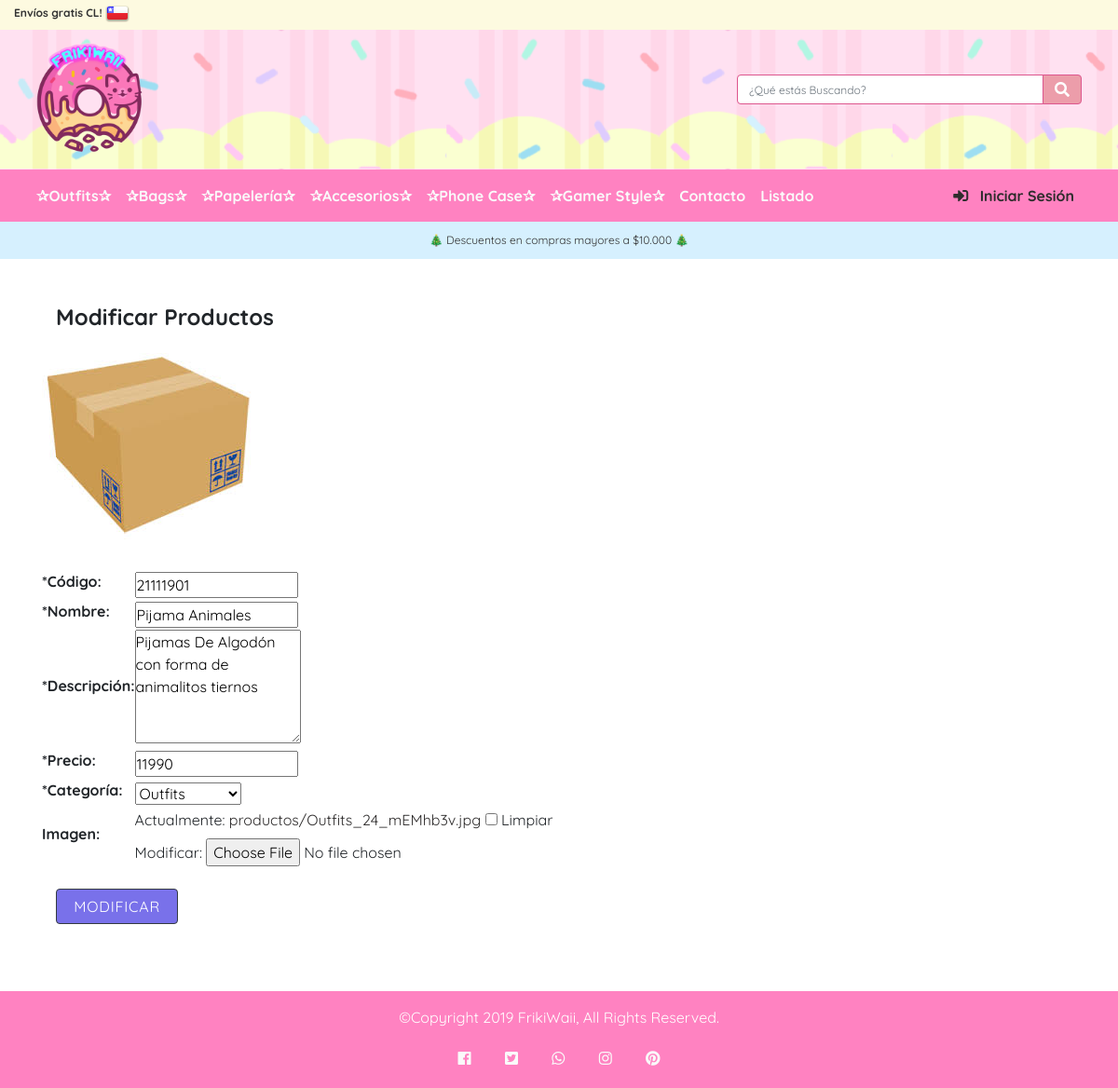
Screenshot of /modificar/5/ with the database file from the repository.
### core/models.py (models this page shows, shortened)
class Producto(models.Model):
    codigo = models.CharField(max_length=10, unique=True)
    nombre = models.CharField(max_length=100)
    descripcion = models.CharField(max_length=300)
    precio = models.IntegerField()
    categoria = models.ForeignKey(Categoria, on_delete= models.CASCADE)
    imagen = models.ImageField(upload_to="productos" , null= True, blank=True)

class Categoria(models.Model):
    nombre = models.CharField(max_length=20)
    descripcion = models.CharField(max_length=200)
    def __str__(self):
        return self.nombre

### core/views.py (the view)
# urls.py: path('modificar/<id>/', modificar, name="modificar"),
def modificar(request,id):
    producto = Producto.objects.get(id=id)
    data = {
        'form': ProductoForm(instance=producto)
    }
    if request.method == 'POST':
        formulario = ProductoForm(data=request.POST, instance=producto, files=request.FILES)
        if formulario.is_valid():
            formulario.save()
            data['mensaje']= "Modificado Correctamente"
        data['form']= ProductoForm(instance=Producto.objects.get(id=id))
    return render(request, 'core/modificar.html', data)

### core/forms.py
class ProductoForm(ModelForm):
    codigo = forms.CharField(widget=forms.TextInput(
        attrs={'placeholder':'Ingrese un código'}), required=True, min_length=3, max_length=20, label='*Código')
    nombre = forms.CharField(widget=forms.TextInput(
        attrs={'placeholder':'Ingrese un nombre'}), required=True, min_length=3, max_length=40, label='*Nombre' )
    descripcion = forms.CharField(widget=forms.Textarea(
        attrs={'placeholder':'Ingrese descripción','rows':5, 'cols':20.8}), required=True, min_length=8, max_length=300, label='*Descripción')
    precio = forms.IntegerField(widget=forms.TextInput(
        attrs={'placeholder':'Ingrese el precio'}), required=True, min_value=10, label='*Precio')
    categoria = forms.ModelChoiceField(queryset=Categoria.objects.all() ,empty_label=None, label='*Categoría')
    class Meta:
        model = Producto
        fields = ['codigo','nombre','descripcion','precio','categoria','imagen']

### core/templates/core/modificar.html (shortened to what this page needs)
{% extends "core/base.html" %} {% load static %} {% block contenido %}
<div class="container mt-4">
    <form action="" method="POST" enctype="multipart/form-data">
        <br>
        <div class="col-12">
            <h4><b> Modificar Productos</b></h4>
        </div>
        <div class="row">
            <div class="col">
                <img src="{% static 'core/img/box.png' %}" alt="auto 1">
            </div>
        </div>
        <br>
        <table>
            {{ form.as_table }}
        </table>
        <div class=" col-6 py-4 ">
            <input type="submit" class="btn btn-dark col-3 mr-3" id="btnModificar" name="btnModificar" value="Modificar">
        </div>
    </form>
</div>
{% endblock contenido %}

### rows the page displays
Producto: codigo "21111901", nombre "Pijama Animales", descripcion "Pijamas De Algodón con forma de animalitos tiernos", precio "11990", categoria "Outfits"
